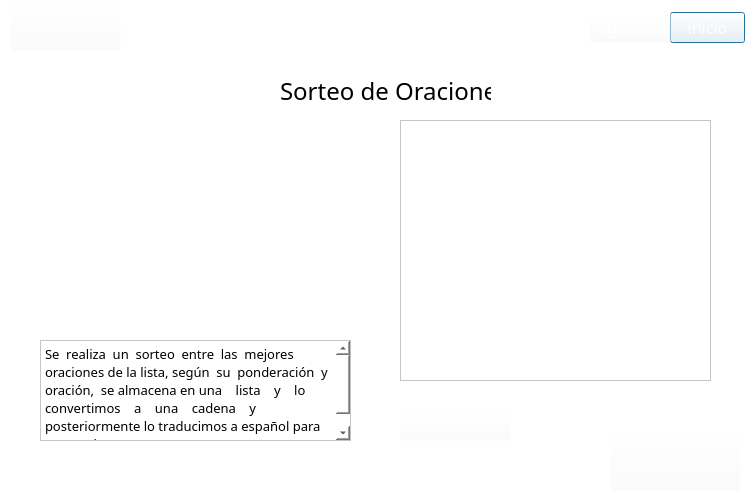
<?xml version="1.0" encoding="UTF-8"?>
<ui version="4.0">
 <class>Dialog</class>
 <widget class="QDialog" name="Dialog">
  <property name="geometry">
   <rect>
    <x>0</x>
    <y>0</y>
    <width>750</width>
    <height>495</height>
   </rect>
  </property>
  <property name="minimumSize">
   <size>
    <width>750</width>
    <height>495</height>
   </size>
  </property>
  <property name="maximumSize">
   <size>
    <width>750</width>
    <height>495</height>
   </size>
  </property>
  <property name="font">
   <font>
    <weight>75</weight>
    <bold>true</bold>
   </font>
  </property>
  <property name="windowTitle">
   <string>Paso 9</string>
  </property>
  <property name="styleSheet">
   <string notr="true">background-color: rgb(255, 255, 255, 255);</string>
  </property>
  <widget class="QPushButton" name="inicio">
   <property name="geometry">
    <rect>
     <x>670</x>
     <y>12</y>
     <width>75</width>
     <height>31</height>
    </rect>
   </property>
   <property name="font">
    <font>
     <family>Sylfaen</family>
     <pointsize>12</pointsize>
    </font>
   </property>
   <property name="cursor">
    <cursorShape>PointingHandCursor</cursorShape>
   </property>
   <property name="styleSheet">
    <string notr="true">background-color: rgb(255, 255, 255, 0);
font: 12pt &quot;Sylfaen&quot;;
color: rgb(255, 255, 255);</string>
   </property>
   <property name="text">
    <string>inicio</string>
   </property>
  </widget>
  <widget class="QLabel" name="label_2">
   <property name="geometry">
    <rect>
     <x>0</x>
     <y>-2</y>
     <width>751</width>
     <height>51</height>
    </rect>
   </property>
   <property name="text">
    <string/>
   </property>
   <property name="pixmap">
    <pixmap>../Images/header.png</pixmap>
   </property>
  </widget>
  <widget class="QPushButton" name="pushButton">
   <property name="geometry">
    <rect>
     <x>610</x>
     <y>430</y>
     <width>131</width>
     <height>61</height>
    </rect>
   </property>
   <property name="styleSheet">
    <string notr="true">background-color: rgb(255, 255, 255, 0);
font: 12pt &quot;Sylfaen&quot;;
color: rgb(255, 255, 255);</string>
   </property>
   <property name="text">
    <string/>
   </property>
   <property name="icon">
    <iconset>
     <normaloff>../Images/marca_UTP.png</normaloff>../Images/marca_UTP.png</iconset>
   </property>
   <property name="iconSize">
    <size>
     <width>125</width>
     <height>125</height>
    </size>
   </property>
  </widget>
  <widget class="QLabel" name="label">
   <property name="geometry">
    <rect>
     <x>280</x>
     <y>70</y>
     <width>211</width>
     <height>41</height>
    </rect>
   </property>
   <property name="font">
    <font>
     <family>Sylfaen</family>
     <pointsize>18</pointsize>
     <weight>9</weight>
     <italic>false</italic>
     <bold>false</bold>
    </font>
   </property>
   <property name="styleSheet">
    <string notr="true">font: 75 18pt &quot;Sylfaen&quot;;</string>
   </property>
   <property name="text">
    <string>Sorteo de Oraciones</string>
   </property>
  </widget>
  <widget class="QPushButton" name="ver">
   <property name="geometry">
    <rect>
     <x>400</x>
     <y>410</y>
     <width>111</width>
     <height>31</height>
    </rect>
   </property>
   <property name="font">
    <font>
     <family>Sylfaen</family>
     <pointsize>12</pointsize>
     <weight>50</weight>
     <italic>false</italic>
     <bold>false</bold>
    </font>
   </property>
   <property name="styleSheet">
    <string notr="true">background-color: rgb(255, 255, 255, 0);
font: 12pt &quot;Sylfaen&quot;;
color: rgb(255, 255, 255);</string>
   </property>
   <property name="text">
    <string/>
   </property>
   <property name="icon">
    <iconset>
     <normaloff>../Images/BotonesPasos/SorteoBtn.png</normaloff>../Images/BotonesPasos/SorteoBtn.png</iconset>
   </property>
   <property name="iconSize">
    <size>
     <width>110</width>
     <height>100</height>
    </size>
   </property>
  </widget>
  <widget class="QPushButton" name="logo">
   <property name="geometry">
    <rect>
     <x>10</x>
     <y>0</y>
     <width>111</width>
     <height>51</height>
    </rect>
   </property>
   <property name="font">
    <font>
     <family>Sylfaen</family>
     <pointsize>12</pointsize>
    </font>
   </property>
   <property name="cursor">
    <cursorShape>PointingHandCursor</cursorShape>
   </property>
   <property name="styleSheet">
    <string notr="true">background-color: rgb(255, 255, 255, 0);
font: 12pt &quot;Sylfaen&quot;;
color: rgb(255, 255, 255);</string>
   </property>
   <property name="text">
    <string/>
   </property>
   <property name="icon">
    <iconset>
     <normaloff>../Images/logo.png</normaloff>../Images/logo.png</iconset>
   </property>
   <property name="iconSize">
    <size>
     <width>120</width>
     <height>120</height>
    </size>
   </property>
  </widget>
  <widget class="QTextEdit" name="contenedor">
   <property name="geometry">
    <rect>
     <x>400</x>
     <y>120</y>
     <width>311</width>
     <height>261</height>
    </rect>
   </property>
   <property name="font">
    <font>
     <family>Sylfaen</family>
     <pointsize>11</pointsize>
    </font>
   </property>
   <property name="styleSheet">
    <string notr="true"/>
   </property>
   <property name="readOnly">
    <bool>true</bool>
   </property>
   <property name="html">
    <string>&lt;!DOCTYPE HTML PUBLIC &quot;-//W3C//DTD HTML 4.0//EN&quot; &quot;http://www.w3.org/TR/REC-html40/strict.dtd&quot;&gt;
&lt;html&gt;&lt;head&gt;&lt;meta name=&quot;qrichtext&quot; content=&quot;1&quot; /&gt;&lt;style type=&quot;text/css&quot;&gt;
p, li { white-space: pre-wrap; }
&lt;/style&gt;&lt;/head&gt;&lt;body style=&quot; font-family:'Sylfaen'; font-size:11pt; font-weight:400; font-style:normal;&quot;&gt;
&lt;p style=&quot;-qt-paragraph-type:empty; margin-top:0px; margin-bottom:0px; margin-left:0px; margin-right:0px; -qt-block-indent:0; text-indent:0px;&quot;&gt;&lt;br /&gt;&lt;/p&gt;&lt;/body&gt;&lt;/html&gt;</string>
   </property>
  </widget>
  <widget class="QPushButton" name="algoritmo">
   <property name="geometry">
    <rect>
     <x>590</x>
     <y>12</y>
     <width>81</width>
     <height>31</height>
    </rect>
   </property>
   <property name="font">
    <font>
     <family>Sylfaen</family>
     <pointsize>12</pointsize>
    </font>
   </property>
   <property name="cursor">
    <cursorShape>PointingHandCursor</cursorShape>
   </property>
   <property name="styleSheet">
    <string notr="true">background-color: rgb(255, 255, 255, 0);
font: 12pt &quot;Sylfaen&quot;;
color: rgb(255, 255, 255);</string>
   </property>
   <property name="text">
    <string>Algoritmo</string>
   </property>
  </widget>
  <widget class="QLabel" name="label_17">
   <property name="geometry">
    <rect>
     <x>40</x>
     <y>120</y>
     <width>311</width>
     <height>212</height>
    </rect>
   </property>
   <property name="text">
    <string/>
   </property>
   <property name="pixmap">
    <pixmap>../Images/Algoritmo/a10.PNG</pixmap>
   </property>
  </widget>
  <widget class="QPlainTextEdit" name="plainTextEdit_9">
   <property name="enabled">
    <bool>true</bool>
   </property>
   <property name="geometry">
    <rect>
     <x>40</x>
     <y>340</y>
     <width>311</width>
     <height>101</height>
    </rect>
   </property>
   <property name="font">
    <font>
     <family>Sylfaen</family>
     <pointsize>10</pointsize>
     <kerning>true</kerning>
    </font>
   </property>
   <property name="cursor" stdset="0">
    <cursorShape>ArrowCursor</cursorShape>
   </property>
   <property name="toolTip">
    <string/>
   </property>
   <property name="layoutDirection">
    <enum>Qt::LeftToRight</enum>
   </property>
   <property name="autoFillBackground">
    <bool>false</bool>
   </property>
   <property name="styleSheet">
    <string notr="true"/>
   </property>
   <property name="undoRedoEnabled">
    <bool>true</bool>
   </property>
   <property name="readOnly">
    <bool>true</bool>
   </property>
   <property name="plainText">
    <string>Se  realiza  un  sorteo  entre  las  mejores oraciones de la lista, según  su  ponderación  y  oración,  se almacena en una    lista    y    lo    convertimos    a    una    cadena    y posteriormente lo traducimos a español para mostrarlo.</string>
   </property>
   <property name="backgroundVisible">
    <bool>false</bool>
   </property>
   <property name="centerOnScroll">
    <bool>false</bool>
   </property>
  </widget>
  <zorder>label_2</zorder>
  <zorder>inicio</zorder>
  <zorder>pushButton</zorder>
  <zorder>label</zorder>
  <zorder>ver</zorder>
  <zorder>logo</zorder>
  <zorder>contenedor</zorder>
  <zorder>algoritmo</zorder>
  <zorder>label_17</zorder>
  <zorder>plainTextEdit_9</zorder>
 </widget>
 <resources/>
 <connections/>
</ui>
